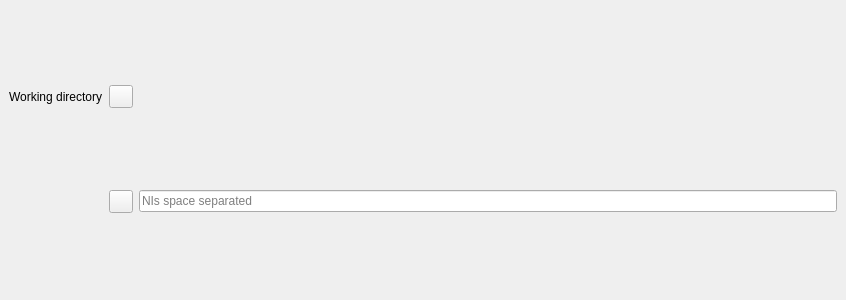
<?xml version="1.0" encoding="UTF-8"?>
<ui version="4.0">
 <class>ParamNISearcherWdgt</class>
 <widget class="QWidget" name="ParamNISearcherWdgt">
  <property name="geometry">
   <rect>
    <x>0</x>
    <y>0</y>
    <width>846</width>
    <height>300</height>
   </rect>
  </property>
  <property name="windowTitle">
   <string>Form</string>
  </property>
  <layout class="QVBoxLayout" name="verticalLayout">
   <property name="leftMargin">
    <number>0</number>
   </property>
   <property name="topMargin">
    <number>0</number>
   </property>
   <property name="rightMargin">
    <number>0</number>
   </property>
   <property name="bottomMargin">
    <number>0</number>
   </property>
   <item>
    <widget class="QStackedWidget" name="stackedWidget">
     <property name="currentIndex">
      <number>0</number>
     </property>
     <widget class="QWidget" name="page">
      <layout class="QGridLayout" name="gridLayout">
       <item row="0" column="0">
        <widget class="QLabel" name="label">
         <property name="text">
          <string>Working directory</string>
         </property>
        </widget>
       </item>
       <item row="0" column="1">
        <widget class="QToolButton" name="tbChangeProjectDir">
         <property name="text">
          <string/>
         </property>
         <property name="icon">
          <iconset resource="../../../../Matilda-units/gui/image-and-font/res.qrc">
           <normaloff>:/katynko/svg/document-open.svg</normaloff>:/katynko/svg/document-open.svg</iconset>
         </property>
        </widget>
       </item>
       <item row="0" column="2">
        <widget class="QLabel" name="lblProjectDir">
         <property name="sizePolicy">
          <sizepolicy hsizetype="Expanding" vsizetype="Preferred">
           <horstretch>0</horstretch>
           <verstretch>0</verstretch>
          </sizepolicy>
         </property>
         <property name="text">
          <string/>
         </property>
         <property name="textInteractionFlags">
          <set>Qt::LinksAccessibleByKeyboard|Qt::LinksAccessibleByMouse</set>
         </property>
        </widget>
       </item>
       <item row="1" column="0">
        <widget class="QLabel" name="lblNIs">
         <property name="text">
          <string/>
         </property>
        </widget>
       </item>
       <item row="1" column="1">
        <widget class="QToolButton" name="tbNiHistory">
         <property name="text">
          <string/>
         </property>
         <property name="icon">
          <iconset resource="../../../../Matilda-units/gui/image-and-font/res.qrc">
           <normaloff>:/katynko/svg/edit-find.svg</normaloff>:/katynko/svg/edit-find.svg</iconset>
         </property>
        </widget>
       </item>
       <item row="1" column="2">
        <widget class="QLineEdit" name="leNIs">
         <property name="placeholderText">
          <string>NIs space separated</string>
         </property>
         <property name="clearButtonEnabled">
          <bool>true</bool>
         </property>
        </widget>
       </item>
       <item row="2" column="0" colspan="3">
        <layout class="QVBoxLayout" name="vl4wdgt"/>
       </item>
      </layout>
     </widget>
    </widget>
   </item>
  </layout>
 </widget>
 <resources>
  <include location="../../../../Matilda-units/gui/image-and-font/res.qrc"/>
 </resources>
 <connections/>
</ui>
